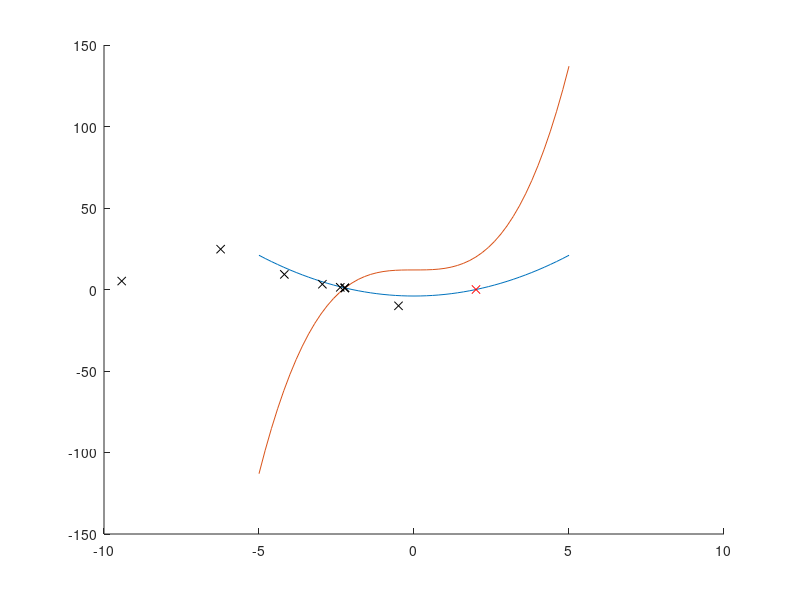

Write MATLAB code to recreate this figure.
clear all
X = [-5:0.2:5];
Y1 = X.^2 - 4;
Y2 = X .^3 + 12;
figure
hold on

plot(X, Y1)
plot(X, Y2)

bLoop = true;
iter = 0;
tol = 1e-2;
x_star = [2;0];
plot(x_star(1), x_star(2), 'rx')

while bLoop
    x_old = x_star;
    J = [2*x_star(1), -1 ; 3*x_star(1)^2, -1];
    x_star = x_star - inv(J) * [x_star(1)^2 - x_star(2) - 4 ; x_star(1)^3 - x_star(2) + 12];

    plot(x_star(1), x_star(2), 'kx')
    
    if (abs(x_old - x_star) < tol)
        bLoop = false;
    end
    
    iter = iter + 1;
end

x_star
[x_star(1)^2 - x_star(2) - 4 ; x_star(1)^3 - x_star(2) + 12]

iter